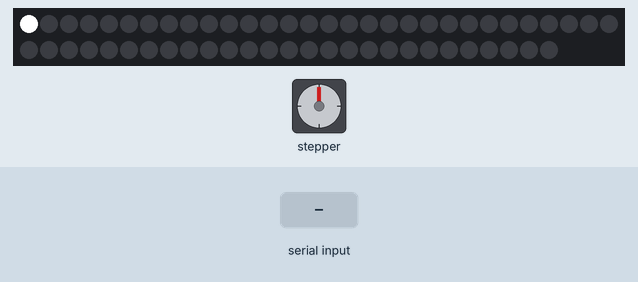
A sketch run on a simulated Arduino Uno, built with avr-gcc and run on an emulated ATmega328P. Parts: 57 RGB LEDs in strip order, left to right, continuing on the next row, stepper motor. Inputs (shaded band) come from the test bench. Stepper angles assume 200 steps per turn; what the sketch prints to the serial monitor is not drawn.

Above: at 1.2 s.
1.3 s: "OFF\n" received over Serial
2.8 s: "RUN\n" received over Serial
5.2 s: "RUN\n" received over Serial
8.2 s: "STOP\n" received over Serial
At 8.2 s:
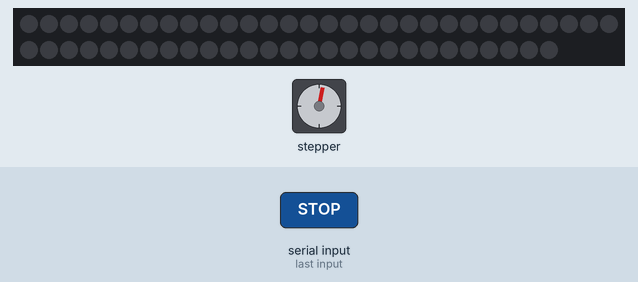
Timing chart, 0 to 10.7 s (numbered marks = the images above; inputs shaded):
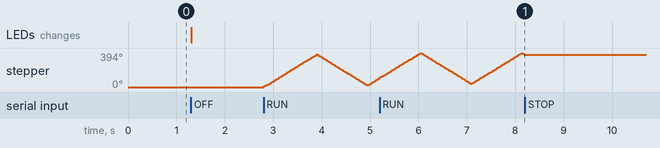

The sketch:

ceasSolar.ino
```cpp
#include <Stepper.h>
#include <Adafruit_NeoPixel.h>

/* === PINOUT === */
#define IN1 8
#define IN2 9
#define IN3 10
#define IN4 11
#define LED_PIN 3
#define NUM_LEDS 57

/* === motor === */
Stepper stepper(200, IN1, IN2, IN3, IN4);   // 1-2-3-4 full-step
const int  MOTOR_RPM = 60;
bool motorEnabled    = false;               // pornim în STOP

/* === banda LED === */
Adafruit_NeoPixel strip(NUM_LEDS, LED_PIN, NEO_GRB + NEO_KHZ800);
const uint8_t hourLed[12] = {
  28, // 12
  33, //  1
  38, //  2
  43, //  3
  48, //  4
  52, //  5
   0, //  6
   8, //  7 (deja mutat)
   9, //  8
  14, //  9
  19, // 10
  31  // 11  <-- nou!
};


/* aprinde spotul unui LED */
void showSpot(uint8_t idx) {
  strip.clear();
  if (idx < NUM_LEDS) strip.setPixelColor(idx, 0xFFFFFF);
  strip.show();
}

/* stinge toate LED-urile */
void clearAllLeds() {
  strip.clear();
  strip.show();
}

/* === comenzi Serial ===
   H<n>  → afiseaza LED ora n (1-12)
   STOP  → opreste motorul (dezenergizeaza bobinele)
   RUN   → impuls 10 pasi CW
   OFF   → stinge complet banda LED
*/
void parseSerial() {
  if (!Serial.available()) return;
  String cmd = Serial.readStringUntil('\n');
  cmd.trim();

  if (cmd.startsWith("H")) {               // ex. H5
    int h = cmd.substring(1).toInt();
    if (h >= 1 && h <= 12) {
      showSpot(hourLed[h % 12]);
      Serial.print("LED pentru ora "); Serial.println(h);
    }
  }
  else if (cmd.equalsIgnoreCase("OFF")) {  // stinge banda
    clearAllLeds();
    Serial.println("Toate LED-urile stinse");
  }
  else if (cmd.equalsIgnoreCase("STOP")) {
    digitalWrite(IN1, LOW); digitalWrite(IN2, LOW);
    digitalWrite(IN3, LOW); digitalWrite(IN4, LOW);
    motorEnabled = false;
    Serial.println("Motor OFF");
  }
  else if (cmd.equalsIgnoreCase("RUN")) {
    motorEnabled = true;
    stepper.setSpeed(MOTOR_RPM);
    stepper.step(10);                      // 10 pasi CW
    Serial.println("Motor impuls 10 pasi");
  }
}

void setup() {
  Serial.begin(9600);
  stepper.setSpeed(MOTOR_RPM);

  strip.begin();
  strip.setBrightness(255);                // luminanta maxima
  strip.show();

  showSpot(hourLed[6]);                    // pornim la ora 6
  Serial.println("READY  –  H<n>, OFF, RUN, STOP");
}

void loop() {
  parseSerial();                            // asculta comenzi

  if (motorEnabled) {
    /* simulare „motor stricat” – 200 pasi CW, apoi 200 pasi CCW */
    static int dir = 1;
    static int cnt = 0;

    stepper.step(dir);          // 1 pas
    if (++cnt >= 200) {
      dir = -dir;
      cnt = 0;
    }
  }
}
```

Measured:
- after the input at 2.8 s, stepper: turns 378° clockwise in 1.1 s, then 360° counter-clockwise in 1.0 s, then 86° clockwise in 0.23 s
- after the input at 8.2 s, stepper: stays 372° (without the input it goes to 369° after 0.01 s)
